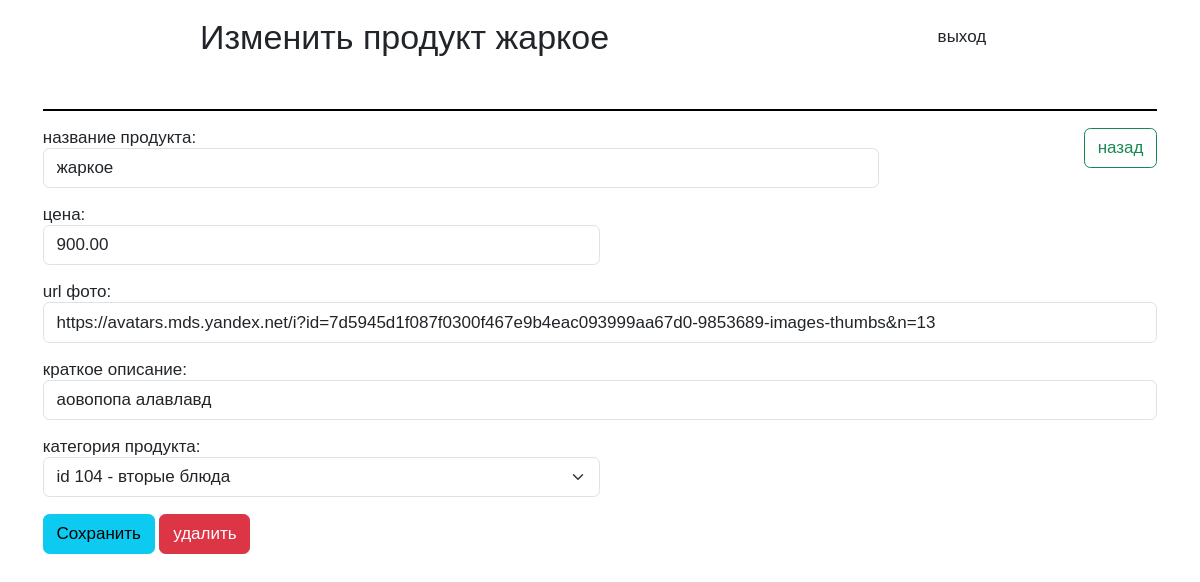
Before: /panel/product/74 (signed in) with the older database file.
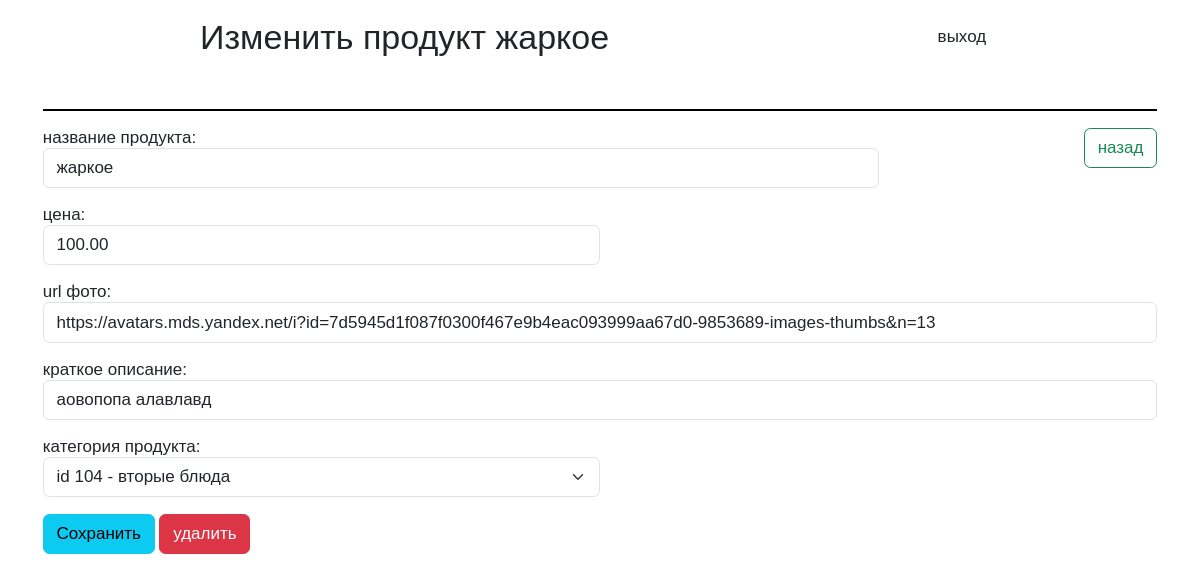
After: the same page with the newer database file.
### product/models.py (models this page shows, shortened)
class Product(models.Model):
    title = models.CharField(max_length=200)
    price = models.DecimalField(max_digits=7, decimal_places=2)
    photo_url = models.URLField(
        default="https://avatars.mds.yandex.net/i?id=7d5945d1f087f0300f467e9b4eac093999aa67d0-9853689-images-thumbs&n=13")
    description = models.CharField(max_length=255)
    category = models.ForeignKey(Category, on_delete=models.CASCADE, verbose_name='category')

### category/models.py (models this page shows)
class Category(models.Model):
    title = models.CharField(max_length=100)
    def __str__(self):
        return f'id {self.id} - {self.title}'

### admin_p/views.py (the view, shortened to what this page needs)
# urls.py: path('product/<int:pk>', PanelProductDetailView.as_view(), name='product_panel_detail'),
@method_decorator(login_required, name='dispatch')
class PanelProductDetailView(View):
    def get(self, request, pk):
        product = Product.objects.get(id=pk)
        form = ProductForm(instance=product)
        return render(request, 'admin_p/AdminProductDetail.html', {'product': product, 'form': form})

### product/forms.py
class ProductForm(forms.ModelForm):
    class Meta:
        model = Product
        fields = '__all__'
    def __init__(self, *args, **kwargs):
        super(ProductForm, self).__init__(*args, **kwargs)
        self.fields['title'].label = "название продукта"
        self.fields['title'].widget.attrs['class'] = 'form-control mb-2 w-75'
        self.fields['price'].label = "цена"
        self.fields['price'].widget.attrs['class'] = 'form-control mb-2 w-50'
        self.fields['photo_url'].label = "url фото"
        self.fields['photo_url'].widget.attrs['class'] = 'form-control mb-2'
        self.fields['description'].label = "краткое описание"
        self.fields['description'].widget.attrs['class'] = 'form-control mb-2'
        self.fields['category'].label = "категория продукта"
        self.fields['category'].widget.attrs['class'] = 'form-select mb-2 w-50'

### admin_p/templates/admin_p/AdminProductDetail.html (shortened to what this page needs)
{% extends 'admin_p/base.html' %}
{% block body %}
<div class="container">
    <header class="pt-3 position-relative">
        <div class="d-flex justify-content-around">
            <h2 class="text-center mb-5">Изменить продукт {{product.title}}</h2>
            <a href="{% url 'logout' %}" class="btn float-end">выход</a>
        </div>
        <div class="line w-100 mb-3"></div>
        <a href="{% url 'panel_category' %}" class="position-absolute top-1 end-0 btn btn-outline-success">назад</a>
    </header>
    <main>
        <form method="post">
            {{form.as_p}}
            <div>
                <input type="submit" class="btn btn-info" value="Сохранить">
                <a href="#" id="ajax_delete_category" class="btn btn-danger">удалить</a>
            </div>
        </form>
    </main>
</div>
{% load static %}
{% endblock %}

Changed rows visible on the page:
changed Product "жаркое": price "900.00" → "100.00"
